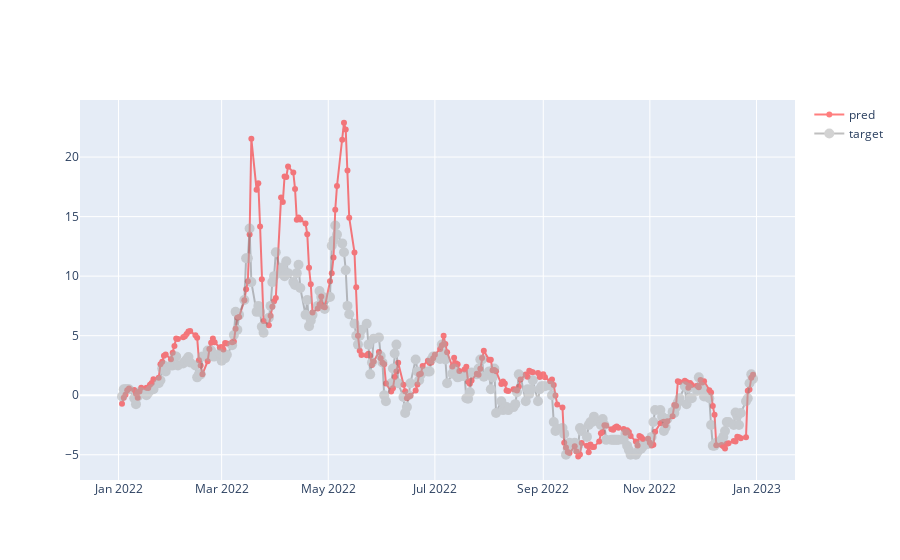

The notebook cell saved with this chart:
### Code cell
show_plot(all_results[2]['results_df'], 'preds')

### Figure 1 — Plotly figure (JSON) as saved in the notebook; plotly's stock layout.template omitted (floating-point values rounded to 4 significant figures; data arrays with more than 128 entries replaced by an {"elided": "..."} marker saying what was removed)
{"data": [{"line": {"color": "red", "width": 2}, "mode": "lines+markers", "name": "pred", "opacity": 0.5, "type": "scatter", "x": {"elided": "260 str values"}, "y": {"elided": "260 float values"}}, {"line": {"color": "gray", "width": 2}, "marker": {"color": "darkgray", "size": 10}, "mode": "lines+markers", "name": "target", "opacity": 0.5, "type": "scatter", "x": {"elided": "260 str values"}, "y": {"elided": "260 float values"}}], "layout": {}}
